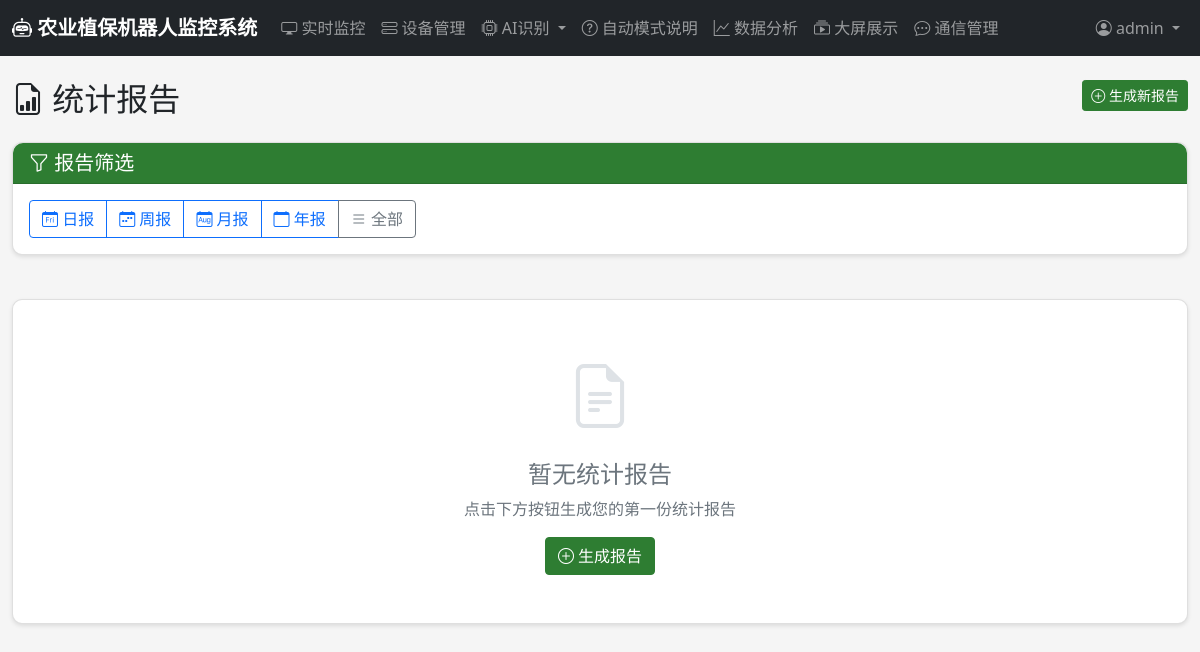
Page /data/reports/ (signed in) on the earlier database version.
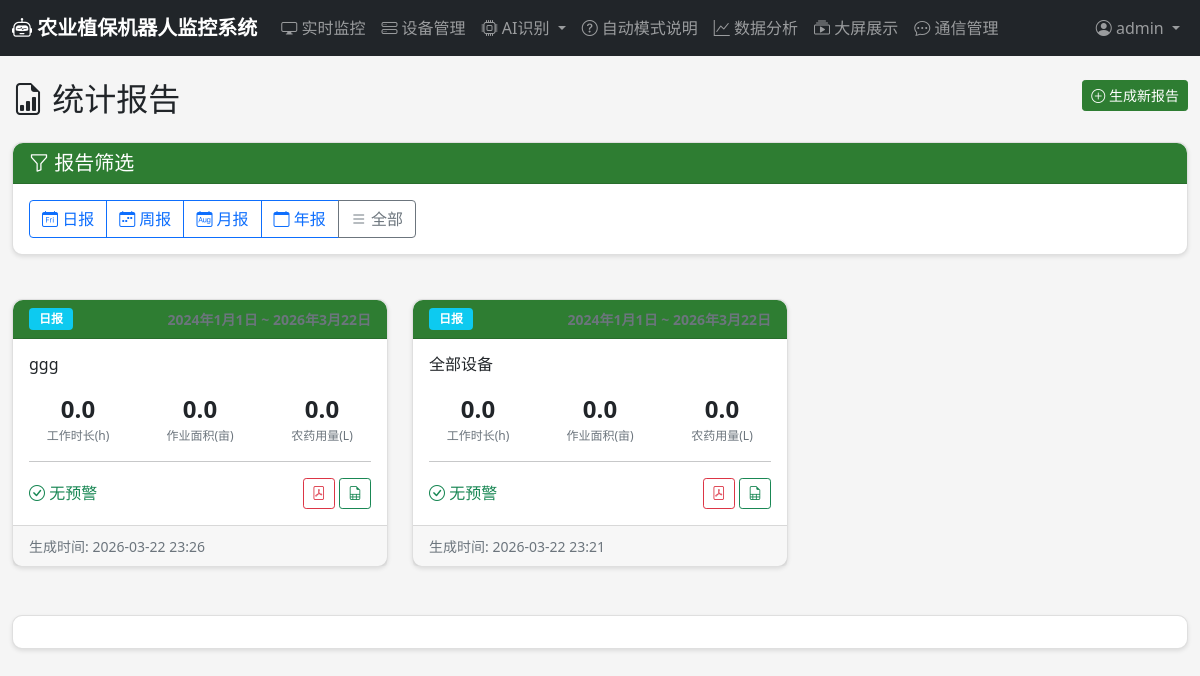
Same page on the later database version.
### data_analysis/models.py (models this page shows, shortened)
class StatisticalReport(models.Model):
    REPORT_TYPES = [
        ('daily', '日报'),
        ('weekly', '周报'),
        ('monthly', '月报'),
        ('yearly', '年报'),
    ]
    device = models.ForeignKey(RobotDevice, on_delete=models.CASCADE, related_name='reports', verbose_name='设备', null=True, blank=True)
    report_type = models.CharField(max_length=20, choices=REPORT_TYPES, verbose_name='报告类型')
    start_date = models.DateField(verbose_name='开始日期')
    end_date = models.DateField(verbose_name='结束日期')
    total_work_hours = models.FloatField(default=0, verbose_name='总工作时间(小时)')
    total_area = models.FloatField(default=0, verbose_name='总作业面积(亩)')
    total_pesticide = models.FloatField(default=0, verbose_name='总农药用量(L)')
    pest_alert_count = models.IntegerField(default=0, verbose_name='病虫害预警数')
    crop_health_score = models.FloatField(null=True, blank=True, verbose_name='作物健康评分')
    data_json = models.JSONField(null=True, blank=True, verbose_name='详细数据JSON')
    generated_at = models.DateTimeField(auto_now_add=True, verbose_name='生成时间')
    class Meta:
        verbose_name = '统计报告'
        verbose_name_plural = '统计报告'
        ordering = ['-generated_at']

### devices/models.py (models this page shows, shortened)
class RobotDevice(models.Model):
    STATUS_CHOICES = [
        ('online', '在线'),
        ('offline', '离线'),
        ('working', '工作中'),
        ('charging', '充电中'),
        ('error', '故障'),
    ]
    RUN_MODE_CHOICES = [
        ('auto', '自动模式'),
        ('manual', '手动模式'),
        ('scheduled', '定时任务模式'),
    ]
    device_id = models.CharField(max_length=100, unique=True, verbose_name='设备唯一标识')
    name = models.CharField(max_length=100, verbose_name='设备名称')
    model = models.CharField(max_length=100, blank=True, verbose_name='型号')
    manufacturer = models.CharField(max_length=100, blank=True, verbose_name='制造商')
    serial_number = models.CharField(max_length=100, blank=True, verbose_name='序列号')
    status = models.CharField(max_length=20, choices=STATUS_CHOICES, default='offline', verbose_name='状态')
    run_mode = models.CharField(max_length=20, choices=RUN_MODE_CHOICES, default='auto', verbose_name='运行模式')
    battery_level = models.IntegerField(default=0, verbose_name='电量百分比')
    location_lat = models.DecimalField(max_digits=10, decimal_places=6, null=True, blank=True, verbose_name='纬度')
    location_lng = models.DecimalField(max_digits=10, decimal_places=6, null=True, blank=True, verbose_name='经度')
    spray_rate = models.FloatField(default=1.0, verbose_name='喷洒速率(L/min)')
    patrol_interval = models.IntegerField(default=60, verbose_name='巡检间隔(分钟)')
    obstacle_avoidance_sensitivity = models.IntegerField(default=50, verbose_name='避障灵敏度')
    last_heartbeat = models.DateTimeField(null=True, blank=True, verbose_name='最后心跳时间')
    registered_at = models.DateTimeField(auto_now_add=True, verbose_name='注册时间')
    owner = models.ForeignKey(settings.AUTH_USER_MODEL, on_delete=models.CASCADE, related_name='owned_devices', verbose_name='所有者')
    class Meta:
        verbose_name = '机器人设备'
        verbose_name_plural = '机器人设备'
        ordering = ['-registered_at']

### data_analysis/views.py (the view)
# urls.py: path('reports/', views.statistical_report_list, name='statistical_report_list'),
@login_required
def statistical_report_list(request):
    reports = StatisticalReport.objects.all().order_by('-generated_at')
    paginator = Paginator(reports, 20)
    page_number = request.GET.get('page')
    page_obj = paginator.get_page(page_number)
    return render(request, 'data_analysis/report_list.html', {'page_obj': page_obj})

### templates/data_analysis/report_list.html (shortened to what the changed rows need)
{% extends 'base.html' %}
{% block content %}
<h2 class="mb-4">
    <i class="bi bi-file-earmark-bar-graph"></i> 统计报告
    <a href="{% url 'data_analysis:generate_report' %}" class="btn btn-primary btn-sm float-end">
        <i class="bi bi-plus-circle"></i> 生成新报告
    </a>
</h2>
<div class="row mb-4">
    <div class="col-md-12">
    </div>
</div>
{% if page_obj %}
<div class="row mb-4">
    {% for report in page_obj %}
    <div class="col-md-6 col-lg-4">
        <div class="card report-card mb-4">
            <div class="card-header d-flex justify-content-between align-items-center">
                <span class="badge bg-{% if report.report_type == 'daily' %}info{% elif report.report_type == 'weekly' %}primary{% elif report.report_type == 'monthly' %}success{% else %}warning{% endif %} badge-type">
                    {{ report.get_report_type_display }}
                </span>
                <small class="text-muted">{{ report.start_date }} ~ {{ report.end_date }}</small>
            </div>
            <div class="card-body">
                <h6 class="card-title">{{ report.device.name|default:"全部设备" }}</h6>
                <div class="row text-center mt-3">
                    <div class="col-4">
                        <div class="stat-value">{{ report.total_work_hours|floatformat:1 }}</div>
                        <div class="stat-label">工作时长(h)</div>
                    </div>
                    <div class="col-4">
                        <div class="stat-value">{{ report.total_area|floatformat:1 }}</div>
                        <div class="stat-label">作业面积(亩)</div>
                    </div>
                    <div class="col-4">
                        <div class="stat-value">{{ report.total_pesticide|floatformat:1 }}</div>
                        <div class="stat-label">农药用量(L)</div>
                    </div>
                </div>
                <hr>
                <div class="d-flex justify-content-between align-items-center">
                    <span class="text-muted">
                        {% if report.pest_alert_count > 0 %}
                        <span class="text-danger"><i class="bi bi-exclamation-triangle"></i> {{ report.pest_alert_count }}次预警</span>
                        {% else %}
                        <span class="text-success"><i class="bi bi-check-circle"></i> 无预警</span>
                        {% endif %}
                    </span>
                    <div>
                        <button onclick="exportReport({{ report.id }}, 'pdf')" class="btn btn-sm btn-outline-danger" title="导出PDF">
                            <i class="bi bi-file-pdf"></i>
                        </button>
                        <button onclick="exportReport({{ report.id }}, 'csv')" class="btn btn-sm btn-outline-success" title="导出CSV">
                            <i class="bi bi-file-earmark-spreadsheet"></i>
                        </button>
                    </div>
                </div>
            </div>
            <div class="card-footer text-muted">
                <small>生成时间: {{ report.generated_at|date:"Y-m-d H:i" }}</small>
            </div>
        </div>
    </div>
    {% endfor %}
</div>
<div class="card">
    <div class="card-body">
    </div>
</div>
{% else %}
<div class="card">
    <div class="card-body text-center py-5">
        <i class="bi bi-file-earmark-text" style="font-size: 4rem; color: #dee2e6;"></i>
        <h4 class="mt-3 text-muted">暂无统计报告</h4>
        <p class="text-muted">点击下方按钮生成您的第一份统计报告</p>
        <a href="{% url 'data_analysis:generate_report' %}" class="btn btn-primary">
            <i class="bi bi-plus-circle"></i> 生成报告
        </a>
    </div>
</div>
{% endif %}
{% endblock %}

Differences in the rows shown:
added StatisticalReport: report_type "日报", start_date "2024年1月1日", end_date "2026年3月22日", device.name "ggg", total_work_hours "0.0", total_area "0.0", total_pesticide "0.0", pest_alert_count 0 (drawn), generated_at "2026-03-22 23:26"
added StatisticalReport: report_type "日报", start_date "2024年1月1日", end_date "2026年3月22日", device.name "全部设备", total_work_hours "0.0", total_area "0.0", total_pesticide "0.0", pest_alert_count 0 (drawn), generated_at "2026-03-22 23:21"
Other differences:
text no longer shown: "暂无统计报告 点击下方按钮生成您的第一份统计报告 生成报告"
